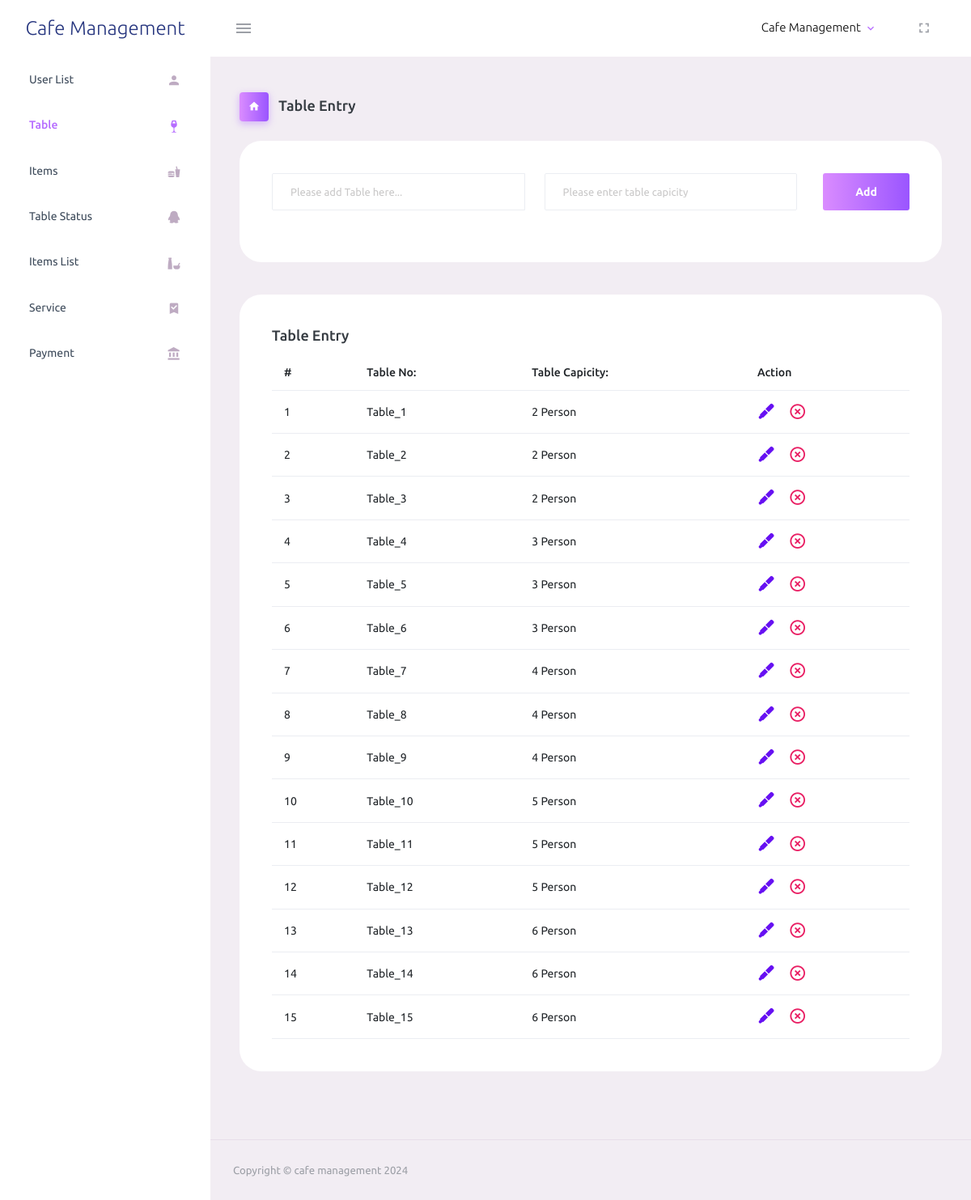
Page /admin_site/pages/table.php (signed in) on the committed database.
### tables this page shows
CREATE TABLE `table_entry` (
  `id` int(11) NOT NULL,
  `table_name` varchar(50) NOT NULL,
  `capacity` int(11) NOT NULL,
  `IsActive` tinyint(1) DEFAULT 1
);

### admin_site/pages/table.php (the view, shortened to what this page needs)
<!DOCTYPE html>
<html lang="en">
<head>
  <link rel="stylesheet" href="../assets/vendors/mdi/css/materialdesignicons.min.css">
  <link rel="stylesheet" href="../assets/vendors/css/vendor.bundle.base.css">
  <link rel="stylesheet" href="../assets/css/style.css">
</head>
<body>
  <div class="container-scroller">
    <nav class="navbar default-layout-navbar col-lg-12 col-12 p-0 fixed-top d-flex flex-row">
      <div class="text-center navbar-brand-wrapper d-flex align-items-center justify-content-center">
        <a class="navbar-brand brand-logo" href="./dashboard.php">Cafe Management</a>
      </div>
      <div class="navbar-menu-wrapper d-flex align-items-stretch">
        <button class="navbar-toggler navbar-toggler align-self-center" type="button" data-toggle="minimize">
          <span class="mdi mdi-menu"></span>
        </button>
        <ul class="navbar-nav navbar-nav-right">
          <li class="nav-item nav-profile dropdown">
            <a class="nav-link dropdown-toggle" id="profileDropdown" href="#" data-bs-toggle="dropdown"
              aria-expanded="false">
              <div class="nav-profile-text">
                <p class="mb-1 text-black">Cafe Management</p>
              </div>
            </a>
          </li>
          <li class="nav-item d-none d-lg-block full-screen-link">
            <a class="nav-link">
              <i class="mdi mdi-fullscreen" id="fullscreen-button"></i>
            </a>
          </li>
        </ul>
      </div>
    </nav>
    <div class="container-fluid page-body-wrapper">
      <nav class="sidebar sidebar-offcanvas" id="sidebar">
        <ul class="nav">
          <li class="nav-item">
            <a class="nav-link" href="./dashboard.php">
              <span class="menu-title">User List</span>
              <i class="mdi mdi-account menu-icon"></i>
            </a>
          </li>
          <li class="nav-item">
            <a class="nav-link" href="./table.php">
              <span class="menu-title">Table</span>
              <i class="mdi mdi-glass-wine menu-icon"></i>
            </a>
          </li>
          <li class="nav-item">
            <a class="nav-link" href="./items.php">
              <span class="menu-title">Items</span>
              <i class="mdi mdi-food menu-icon"></i>
            </a>
          </li>
          <li class="nav-item">
              <a class="nav-link" href="./table_status.php">
                <span class="menu-title">Table Status</span>
                <i class="mdi mdi-qqchat menu-icon"></i>
              </a>
            </li>
            <li class="nav-item">
                        <a class="nav-link" href="./order_list.php">
                            <span class="menu-title">Items List</span>
                            <i class="mdi mdi-food-variant menu-icon"></i>
                        </a>
                    </li>
          <li class="nav-item">
            <a class="nav-link" href="./banner.php">
              <span class="menu-title">Service</span>
              <i class="mdi mdi-bookmark-check menu-icon"></i>
            </a>
          </li>
          <li class="nav-item">
                        <a class="nav-link" href="./payment_list.php">
                            <span class="menu-title">Payment</span>
                            <i class="mdi mdi-bank menu-icon"></i>
                        </a>
                    </li>
        </ul>
      </nav>
      <div class="main-panel">
        <div class="content-wrapper">
          <div class="page-header">
            <h3 class="page-title">
              <span class="page-title-icon bg-gradient-primary text-white me-2">
                <i class="mdi mdi-home"></i>
              </span> Table Entry
            </h3>
          </div>
          <div class="row">
            <div class="col-12 grid-margin">
              <div class="card">
                <div class="card-body">
                  <form method="POST" action="table_action.php" id="add" style="display:block">
                    <div class="add-items d-flex gap-4">
                      <input type="text" name="table_name" class="form-control todo-list-input"
                        placeholder="Please add Table here...">
                      <input type="number" name="capacity" class="form-control w-4 todo-list-input"
                        placeholder="Please enter table capicity">
                      <button type="submit" class="add btn btn-gradient-primary font-weight-bold"
                        id="primary">Add</button>
                    </div>
                  </form>
                </div>
              </div>
            </div>
          </div>
          <div class="row">
            <div class="col-12 grid-margin">
              <div class="card">
                <div class="card-body">
                  <h4 class="card-title">Table Entry</h4>
                  <div class="table-responsive">
                    <table class="table">
                      <thead>
                        <tr>
                          <th> # </th>
                          <th> Table No: </th>
                          <th> Table Capicity: </th>
                          <th> Action </th>
                        </tr>
                      </thead>
                      <tbody>
                        <?php
                        $conn = new mysqli("localhost", "root", "", "cafe_management");
                        $query = "SELECT * FROM table_entry";
                        $result = $conn->query($query);
                        if ($result->num_rows > 0) {
                          $counter = 1;
                          while ($row = $result->fetch_assoc()) {
                            $startId = $counter
                            ?>
                            <tr>
                              <td class="table_id">
                                <?php echo $startId; ?>
                              </td>
                              <td>
                                <?php echo $row['table_name']; ?>
                              </td>
                              <td>
                                <?php echo $row['capacity']; ?> Person
                              </td>
                              <td>
                                <div class="d-flex flex-row gap-3 icon">
                                  <i class="edit edit_btn mdi mdi-grease-pencil" onclick="editTableRow({
                                      id: '<?php echo $row['id']; ?>',
                                      table_name: '<?php echo $row['table_name']; ?>',
                                      capacity: '<?php echo $row['capacity']; ?>'
                                  })"></i>
                                  <i id="primary" class="delete mdi mdi-close-circle-outline" onclick="table_delete({
                                      id: '<?php echo $row['id']; ?>',
                                      table_name: '<?php echo $row['table_name']; ?>',
                                      capacity: '<?php echo $row['capacity']; ?>'
                                  })">
                                  </i>
                                </div>
                              </td>
                            </tr>
                            <?php
                                                            $counter++;
                          }
                        }
                        ?>
                      </tbody>
                    </table>
                  </div>
                </div>
              </div>
            </div>
          </div>
        </div>
        <footer class="footer">
          <div class="container-fluid d-flex justify-content-between">
            <span class="text-muted d-block text-center text-sm-start d-sm-inline-block">Copyright © cafe management
              2024
            </span>
          </div>
        </footer>
      </div>
    </div>
  </div>
</body>
</html>

### rows in the picture
table_entry: startId "1", table_name "Table_1", capacity "2"
table_entry: startId "2", table_name "Table_2", capacity "2"
table_entry: startId "3", table_name "Table_3", capacity "2"
table_entry: startId "4", table_name "Table_4", capacity "3"
table_entry: startId "5", table_name "Table_5", capacity "3"
table_entry: startId "6", table_name "Table_6", capacity "3"
table_entry: startId "7", table_name "Table_7", capacity "4"
table_entry: startId "8", table_name "Table_8", capacity "4"
table_entry: startId "9", table_name "Table_9", capacity "4"
table_entry: startId "10", table_name "Table_10", capacity "5"
table_entry: startId "11", table_name "Table_11", capacity "5"
table_entry: startId "12", table_name "Table_12", capacity "5"
table_entry: startId "13", table_name "Table_13", capacity "6"
table_entry: startId "14", table_name "Table_14", capacity "6"
table_entry: startId "15", table_name "Table_15", capacity "6"
